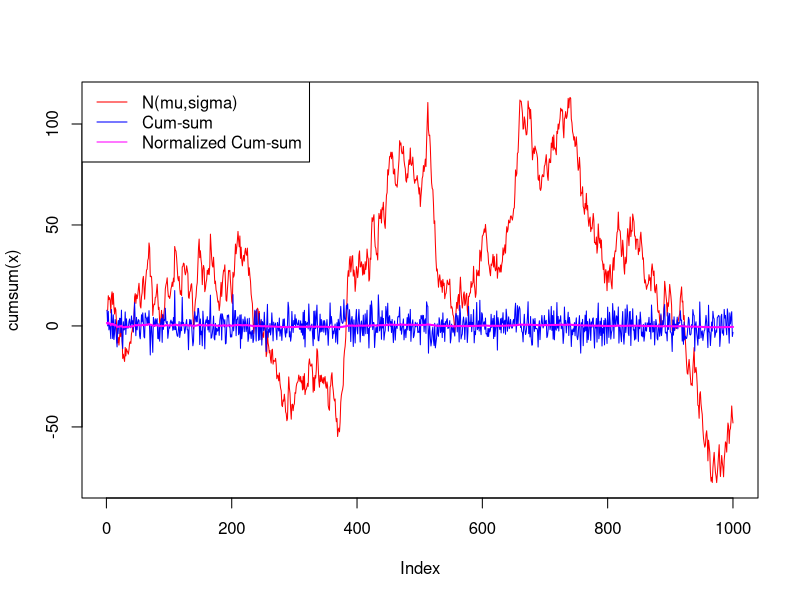

Source code (R):
## ---- chunk 1
knitr::opts_chunk$set(echo = TRUE)
## ---- chunk 2
set.seed(222)
mu = 0.033
sigma = 5.19
x = rnorm(1000, mu, sigma)
par(mfrow=c(1,1))
plot(cumsum(x),type="l",col="red")
lines(x,col="blue")
z = cumsum(x)
z_std = (cumsum(x)-mu*seq(1,length(x)))/(sqrt(seq(1,length(x)))*sigma)
lines(z_std, lwd= 2, col="magenta")
legend("topleft",c("N(mu,sigma)", "Cum-sum", "Normalized Cum-sum"), col=c("red","blue","magenta"),lty = c(1,1,1))
